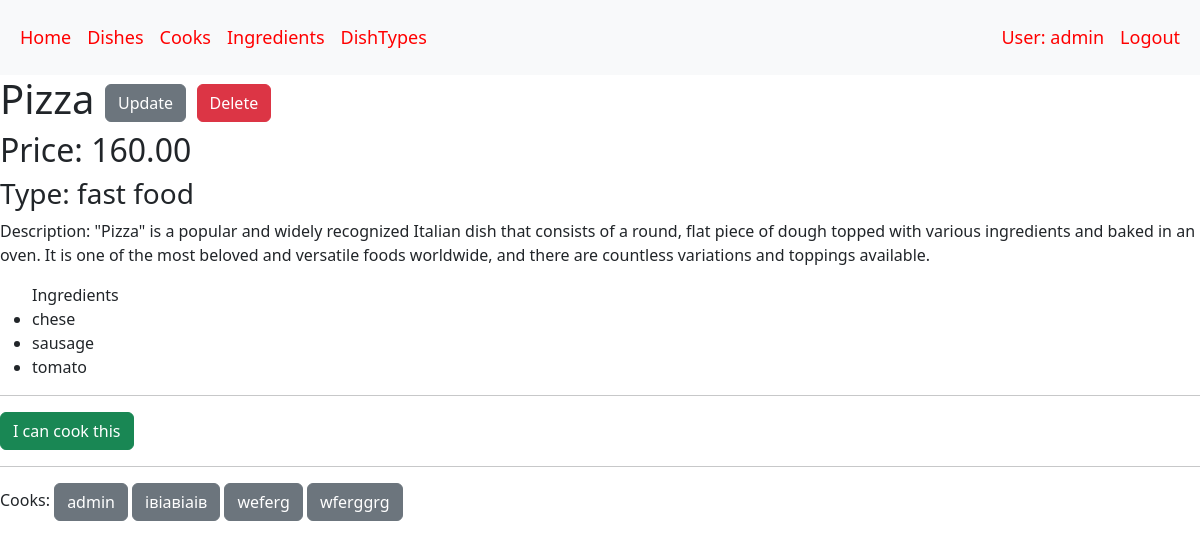
The app's page /dishes/1/ (signed in) with its own data.
### restaurant/models.py (models this page shows, shortened)
class Cook(AbstractUser):
    years_of_experience = models.IntegerField(default=0)
    class Meta:
        verbose_name = "cook"
        verbose_name_plural = "cooks"

class Dish(models.Model):
    name = models.CharField(max_length=255)
    description = models.TextField()
    price = models.DecimalField(max_digits=8, decimal_places=2)
    dish_type = models.ForeignKey(DishTypes, on_delete=models.CASCADE)
    ingredients = models.ManyToManyField(Ingredient, related_name="dishes")
    cooks = models.ManyToManyField(Cook, related_name="dishes", blank=True)

class DishTypes(models.Model):
    name = models.CharField(max_length=255, unique=True)
    class Meta:
        ordering = ["name"]
    def __str__(self):
        return f"{self.name}"

class Ingredient(models.Model):
    name = models.CharField(max_length=255, unique=True)
    class Meta:
        ordering = ["name"]

### restaurant/views.py (the view)
class DishDetailView(LoginRequiredMixin, generic.DetailView):
    model = Dish

### templates/restaurant/dish_detail.html (shortened to what this page needs)
{% extends "base.html" %}
{% block content %}
  <h1>
    {{ dish.name }}
    <a href="{% url 'restaurant:dish-update' pk=dish.id %}" class="btn btn-secondary link-to-page">
      Update
    </a>
    <a href="{% url 'restaurant:dish-delete' pk=dish.id %}" class="btn btn-danger link-to-page">
      Delete
    </a>
  </h1>
  <h2>
    Price: {{ dish.price }}
  </h2>
  <h3>
    Type: {{ dish.dish_type }}
  </h3>
  <p>Description: {{ dish.description }}</p>
  <ul>
    Ingredients
    {% for ingredient in dish.ingredients.all %}
      <li>{{ ingredient.name }}</li>
    {% endfor %}
  </ul>
  <hr>
    {% if dish in user.dishes.all %}
      <a href="{% url 'restaurant:toggle-dish-assign' pk=dish.id %}?next={{ request.get_full_path }}" class="btn btn-success link-to-page">
        I can cook this
      </a>
    {% else %}
      <a href="{% url 'restaurant:toggle-dish-assign' pk=dish.id %}?next={{ request.get_full_path }}" class="btn btn-danger link-to-page">
        I can`t cook this
      </a>
    {% endif %}
  <hr>
  <div>
    Cooks:
    {% for cook in dish.cooks.all %}
      <a href="{% url 'restaurant:cook-detail' pk=cook.id %}" class="btn btn-secondary link-to-page">
        {{ cook.username }}
      </a>
    {% endfor %}
  </div>
{% endblock %}

### templates/includes/header.html (shortened to what this page needs)
  <header>
    <nav class="navbar navbar-expand-lg bg-body-tertiary navbar-dark bg-gradient-dark z-index-3 py-3">
      <div class="container-fluid">
        <div class="collapse navbar-collapse" id="navbarSupportedContent">
          <ul class="navbar-nav me-auto mb-2 mb-lg-0">
            <li class="nav-item">
              <a class="nav-link{% if request.resolver_match.url_name == 'index' %} active{% endif %}"
              href="{% url 'restaurant:index' %}">Home</a>
            </li>
            <li class="nav-item">
              <a class="nav-link{% if request.resolver_match.url_name == 'dish-list' %} active{% endif %}"
              href="{% url 'restaurant:dish-list' %}">Dishes</a>
            </li>
            <li class="nav-item">
              <a class="nav-link{% if request.resolver_match.url_name == 'cook-list' %} active{% endif %}"
              href="{% url 'restaurant:cook-list' %}">Cooks</a>
            </li>
            <li class="nav-item">
              <a class="nav-link{% if request.resolver_match.url_name == 'ingredient-list' %} active{% endif %}"
              href="{% url 'restaurant:ingredient-list' %}">Ingredients</a>
            </li>
            <li class="nav-item">
              <a class="nav-link{% if request.resolver_match.url_name == 'dish-types-list' %} active{% endif %}"
              href="{% url 'restaurant:dish-types-list' %}">DishTypes</a>
            </li>
              </ul>
          <ul class="navbar-nav mb-2 mb-lg-0">
            {% if user.is_authenticated %}
                <li class="nav-item">
                  <a class="nav-link{% if request.resolver_match.url_name == 'cook-detail' %} active{% endif %}"
                  href="{% url 'restaurant:cook-detail' pk=user.id %}">User: {{ user.get_username }}</a></li>
                <li class="nav-item">
                  <a class="nav-link"
                  href="{% url 'logout' %}">Logout</a></li>
            {% endif %}
          </ul>
        </div>
      </div>
    </nav>
  </header>

### static/css/styles.css (style rules this page uses)
body { margin: 0; padding: 0; }
.navbar { font-size: 18px; background-color: red; }
.nav-link { color: red; }

### records on screen
Cook: get_username "admin", username "admin"
Dish: name "Pizza", price "160.00", dish_type "fast food", description "\"Pizza\" is a popular and widely recognized Italian dish that consists of a round, flat piece of dough topped with various ingredients and baked in an oven. It is one of the most beloved and versatile foods worldwide, and there are countless variations and toppings available."
Ingredient: name "chese"
Ingredient: name "sausage"
Ingredient: name "tomato"
Cook: username "івіавіаів"
Cook: username "weferg"
Cook: username "wferggrg"
